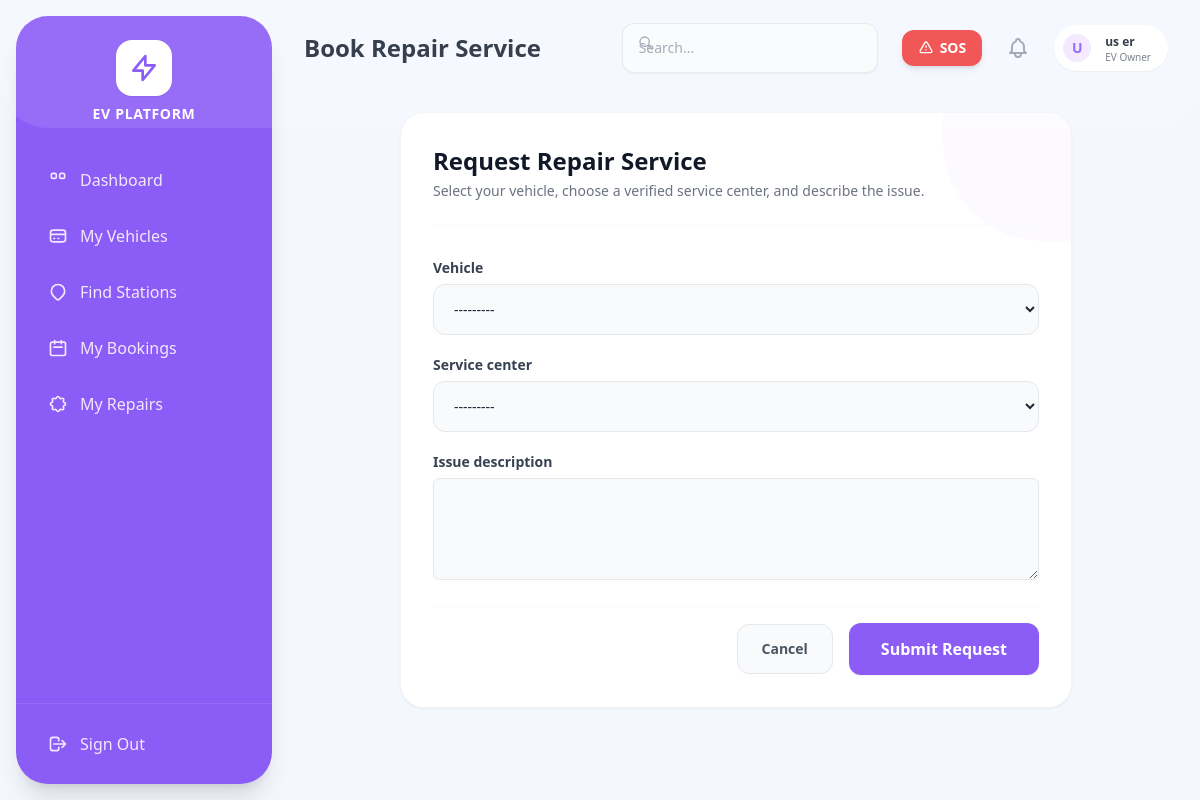
The page /owner/service/request/ (signed in) on the database its author committed.
### accounts/models.py (models this page shows, shortened)
class User(AbstractUser):
    class RoleChoices(models.TextChoices):
        ADMIN = 'ADMIN', 'Admin'
        EV_OWNER = 'EV_OWNER', 'EV Owner'
        STATION_OPERATOR = 'STATION_OPERATOR', 'Charging Station Operator'
        SERVICE_CENTER = 'SERVICE_CENTER', 'Service Center'
        DELIVERY_PARTNER = 'DELIVERY_PARTNER', 'Delivery Partner'
    role = models.CharField(max_length=20, choices=RoleChoices.choices, default=RoleChoices.EV_OWNER)
    phone_number = models.CharField(max_length=15, unique=True, blank=True, null=True)
    is_approved = models.BooleanField(default=False)
    email_verified = models.BooleanField(default=False) # For optional email verification

### owner/views.py (the view)
# urls.py: path('service/request/', views.service_request_create, name='book_repair'),
@login_required
@role_required('EV_OWNER')
def service_request_create(request):
    if request.method == 'POST':
        form = ServiceRequestForm(request.POST)
        if form.is_valid():
            service_req = form.save(commit=False)
            service_req.user = request.user
            if service_req.vehicle.user != request.user:
                messages.error(request, "Invalid vehicle selection.")
                return redirect('book_repair')
            service_req.save()
            Notification.objects.create(user=request.user, title="Service Request Sent", message="Your repair request is pending.")
            messages.success(request, "Service request submitted.")
            return redirect('owner_service_dashboard')
    else:
        form = ServiceRequestForm()
        form.fields['vehicle'].queryset = request.user.vehicles.all()
    return render(request, 'owner/service_form.html', {'form': form})

### owner/forms.py
class ServiceRequestForm(forms.ModelForm):
    class Meta:
        model = ServiceRequest
        fields = ['vehicle', 'service_center', 'issue_description']
        widgets = {
            'issue_description': forms.Textarea(attrs={'class': 'w-full px-4 py-2 border rounded-md focus:ring-purple-500', 'rows': 4}),
        }

### notifications/context_processors.py (called while the page is built)
def unread_count(request):
    if request.user.is_authenticated:
        count = request.user.notifications.filter(is_read=False).count()
        return {'unread_notifications_count': count}
    return {'unread_notifications_count': 0}

### owner/models.py (called while the page is built)
    def __str__(self):
        return f"{self.make} {self.model} ({self.registration_number})"

### service/models.py (called while the page is built)
    def __str__(self):
        return self.name

### owner/templates/owner/service_form.html (shortened to what this page needs)
{% extends 'base.html' %}
{% block header_title %}Book Repair Service{% endblock %}
{% block content %}
<div class="max-w-2xl mx-auto bg-white p-8 rounded-[1.5rem] shadow-sm border border-gray-100 relative overflow-hidden">
    <div class="absolute top-0 right-0 w-32 h-32 bg-purple-50 rounded-bl-[100px] z-0 opacity-50"></div>
    <div class="relative z-10">
        <div class="mb-8 border-b border-gray-50 pb-6">
            <h2 class="text-2xl font-bold text-gray-900 mb-1">Request Repair Service</h2>
            <p class="text-sm text-gray-500">Select your vehicle, choose a verified service center, and describe the issue.</p>
        </div>
        <form method="post" class="space-y-5">
            <div class="space-y-5">
                {% for field in form %}
                <div>
                    <label class="block text-sm font-bold text-gray-700 mb-1.5">{{ field.label }}</label>
                    {{ field }}
                </div>
                {% endfor %}
            </div>
            <div class="pt-4 mt-6 flex items-center justify-end space-x-4 border-t border-gray-50">
                <a href="{% url 'owner_service_dashboard' %}" class="px-6 py-3.5 rounded-xl text-sm font-bold text-gray-600 bg-gray-50 hover:bg-gray-100 transition border border-gray-200">Cancel</a>
                <button type="submit" class="bg-[#8b5cf6] text-white px-8 py-3.5 rounded-xl font-bold hover:bg-purple-600 transition shadow-sm">Submit Request</button>
            </div>
        </form>
    </div>
</div>
{% endblock %}

### templates/base.html (shortened to what this page needs)
<!DOCTYPE html>
<html lang="en">
<head>
    <script src="https://cdn.tailwindcss.com"></script>
</head>
<body class="flex h-screen font-sans text-gray-800 antialiased overflow-hidden">
    <aside id="mobile-sidebar" class="fixed md:static inset-y-0 left-0 z-50 w-64 bg-[#8b5cf6] text-white flex flex-col sidebar-hidden md:transform-none md:my-4 md:ml-4 md:rounded-[2rem] shadow-xl overflow-hidden">
        <div class="flex items-center justify-between md:justify-center mt-6 mb-8 px-6 md:px-0 z-10">
            <div class="flex flex-col items-center">
                <div class="bg-white text-[#8b5cf6] p-3 rounded-2xl mb-2 shadow-sm flex items-center justify-center">
                    <svg class="h-8 w-8" fill="none" stroke="currentColor" viewBox="0 0 24 24"><path stroke-linecap="round" stroke-linejoin="round" stroke-width="2" d="M13 10V3L4 14h7v7l9-11h-7z"></path></svg>
                </div>
                <h2 class="font-bold tracking-wider text-sm uppercase hidden md:block">EV Platform</h2>
            </div>
        </div>
        <nav class="flex-1 px-4 overflow-y-auto hide-scrollbar z-10 pb-4">
            <ul class="space-y-2">
                {% if request.user.role == 'EV_OWNER' %}
                <li><a href="{% url 'owner_dashboard' %}" class="flex items-center space-x-3 px-4 py-3 rounded-xl text-purple-100 hover:bg-white hover:bg-opacity-10 transition font-medium"><svg class="w-5 h-5" fill="none" stroke="currentColor" viewBox="0 0 24 24"><path stroke-linecap="round" stroke-linejoin="round" stroke-width="2" d="M4 6a2 2 0 012-2h2a2 2 0 012 2v2a2 2 0 01-2 2H6a2 2 0 01-2-2V6zM14 6a2 2 0 012-2h2a2 2 0 012 2v2a2 2 0 01-2 2h-2a2 2 0 01-2-2V6z"></path></svg><span>Dashboard</span></a></li>
                <li><a href="{% url 'owner_vehicle_list' %}" class="flex items-center space-x-3 px-4 py-3 rounded-xl text-purple-100 hover:bg-white hover:bg-opacity-10 transition font-medium"><svg class="w-5 h-5" fill="none" stroke="currentColor" viewBox="0 0 24 24"><path stroke-linecap="round" stroke-linejoin="round" stroke-width="2" d="M3 10h18M7 15h1m4 0h1m-7 4h12a3 3 0 003-3V8a3 3 0 00-3-3H6a3 3 0 00-3 3v8a3 3 0 003 3z"></path></svg><span>My Vehicles</span></a></li>
                <li><a href="{% url 'browse_stations' %}" class="flex items-center space-x-3 px-4 py-3 rounded-xl text-purple-100 hover:bg-white hover:bg-opacity-10 transition font-medium"><svg class="w-5 h-5" fill="none" stroke="currentColor" viewBox="0 0 24 24"><path stroke-linecap="round" stroke-linejoin="round" stroke-width="2" d="M17.657 16.657L13.414 20.9a1.998 1.998 0 01-2.827 0l-4.244-4.243a8 8 0 1111.314 0z"></path></svg><span>Find Stations</span></a></li>
                <li><a href="{% url 'booking_list' %}" class="flex items-center space-x-3 px-4 py-3 rounded-xl text-purple-100 hover:bg-white hover:bg-opacity-10 transition font-medium"><svg class="w-5 h-5" fill="none" stroke="currentColor" viewBox="0 0 24 24"><path stroke-linecap="round" stroke-linejoin="round" stroke-width="2" d="M8 7V3m8 4V3m-9 8h10M5 21h14a2 2 0 002-2V7a2 2 0 00-2-2H5a2 2 0 00-2 2v12a2 2 0 002 2z"></path></svg><span>My Bookings</span></a></li>
                <li><a href="{% url 'owner_service_dashboard' %}" class="flex items-center space-x-3 px-4 py-3 rounded-xl text-purple-100 hover:bg-white hover:bg-opacity-10 transition font-medium"><span>My Repairs</span></a></li>
                {% endif %}
            </ul>
        </nav>
        <div class="p-4 z-10 border-t border-purple-400 border-opacity-30">
            <form method="post" action="{% url 'logout' %}">
                <button type="submit" class="w-full flex items-center space-x-3 px-4 py-3 rounded-xl text-purple-100 hover:bg-white hover:text-red-500 hover:bg-opacity-10 transition font-medium">
                    <svg class="w-5 h-5" fill="none" stroke="currentColor" viewBox="0 0 24 24"><path stroke-linecap="round" stroke-linejoin="round" stroke-width="2" d="M17 16l4-4m0 0l-4-4m4 4H7m6 4v1a3 3 0 01-3 3H6a3 3 0 01-3-3V7a3 3 0 013-3h4a3 3 0 013 3v1"></path></svg>
                    <span>Sign Out</span>
                </button>
            </form>
        </div>
    </aside>
    <div class="flex-1 flex flex-col h-full overflow-hidden">
        <header class="h-20 bg-transparent flex items-center justify-between px-4 md:px-8 z-10 pt-4 md:pt-6 pb-2">
            <div class="flex items-center">
                <h1 class="text-xl md:text-2xl font-bold text-gray-800 truncate">
                    {% block header_title %}Dashboard{% endblock %}
                </h1>
            </div>
            <div class="flex items-center space-x-3 md:space-x-6">
                <div class="hidden lg:block relative w-64">
                    <input type="text" placeholder="Search..." class="w-full bg-white rounded-full py-2.5 pl-10 pr-4 shadow-sm border-none focus:ring-2 focus:ring-[#8b5cf6] text-sm text-gray-600 outline-none">
                    <svg class="w-4 h-4 text-gray-400 absolute left-4 top-3" fill="none" stroke="currentColor" viewBox="0 0 24 24"><path stroke-linecap="round" stroke-linejoin="round" stroke-width="2" d="M21 21l-6-6m2-5a7 7 0 11-14 0 7 7 0 0114 0z"></path></svg>
                </div>
                {% if request.user.role == 'EV_OWNER' %}
                <form method="post" action="{% url 'trigger_sos' %}" class="inline-block" onsubmit="return confirm('Are you sure you want to trigger an Emergency SOS? This will alert all service centers.');">
                    <button type="submit" class="bg-red-500 text-white px-4 py-2 rounded-xl font-bold text-sm shadow-md hover:bg-red-600 animate-pulse flex items-center transition">
                        <svg class="w-4 h-4 mr-1.5" fill="none" stroke="currentColor" viewBox="0 0 24 24"><path stroke-linecap="round" stroke-linejoin="round" stroke-width="2" d="M12 9v2m0 4h.01m-6.938 4h13.856c1.54 0 2.502-1.667 1.732-3L13.732 4c-.77-1.333-2.694-1.333-3.464 0L3.34 16c-.77 1.333.192 3 1.732 3z"></path></svg>
                        SOS
                    </button>
                </form>
                {% endif %}
                <div class="relative group">
                    <a href="{% url 'notification_list' %}" class="relative p-2 text-gray-400 hover:text-gray-500">
                    </a>
                </div>
                <a href="{% url 'profile_view' %}" class="flex items-center space-x-3 bg-white pl-1.5 pr-4 py-1.5 rounded-full shadow-sm border border-gray-100 hover:bg-purple-50 transition border-transparent hover:border-purple-200 cursor-pointer group">
                    <div class="h-8 w-8 rounded-full bg-purple-100 flex items-center justify-center text-[#8b5cf6] font-bold uppercase text-sm border-2 border-white">
                        {{ request.user.username|make_list|first }}
                    </div>
                    <div class="hidden md:block text-left">
                        <p class="text-xs font-bold text-gray-800 group-hover:text-[#8b5cf6] transition">{{ request.user.get_full_name|default:request.user.username }}</p>
                        <p class="text-[10px] text-gray-500 leading-none mt-0.5">{{ request.user.get_role_display }}</p>
                    </div>
                </a>
            </div>
        </header>
        <main class="flex-1 overflow-x-hidden overflow-y-auto p-4 md:p-8 hide-scrollbar">
            {% block content %}
            {% endblock %}
        </main>
    </div>
</body>
</html>

### templates/base.html (style rules this page uses)
body { font-family: 'Poppins', sans-serif; background-color: #f4f7fe; }
#mobile-sidebar { transition: transform 0.3s ease-in-out; }
.sidebar-hidden { transform: translateX(-100%); }
.hide-scrollbar { -ms-overflow-style: none; scrollbar-width: none; }

### owner/templates/owner/service_form.html (style rules this page uses)
select, textarea, input[type="text"] { width: 100%; padding: 0.875rem 1rem; border-radius: 0.75rem; border: 1px solid #e5e7eb; background-color: #f9fafb; font-size: 0.875rem; outline: none; transition: all 0.2s ease-in-out; }

### rows shown on the page
User: user.username|make_list "U", user.get_full_name "us er", user.role "EV Owner"

### other values the page prints
{{ field.label }} "Vehicle" "Service center" "Issue description"
